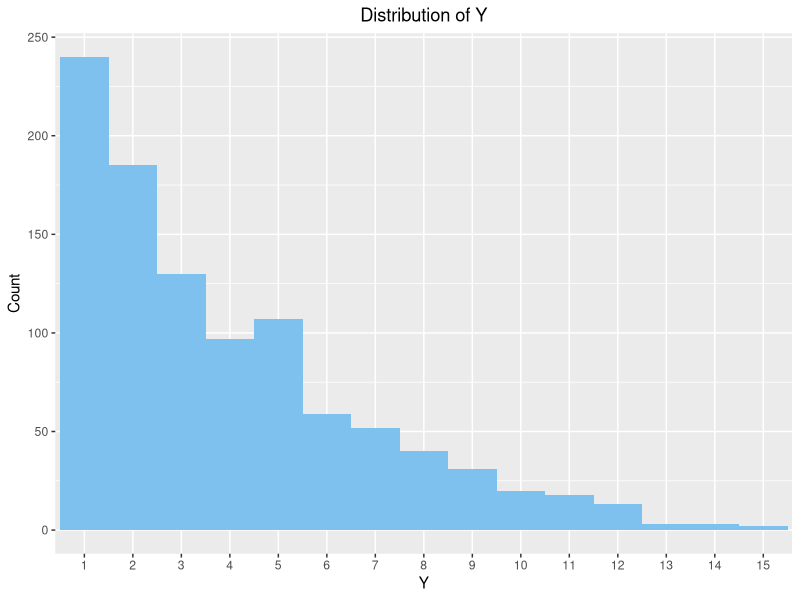

This chart was generated by the following R code:
## ---- chunk 1
knitr::opts_chunk$set(
	echo = TRUE,
	message = FALSE,
	warning = FALSE
)
## ---- chunk 2
library(ggplot2)
n <- 1000
k <- 20
Y <- c()
for (i in 1:n){
  Xn <- sample(1:k, 5, TRUE)
  Y <- c(Y, min(Xn))
}
ggplot(data.frame(table(Y)), aes(Y, Freq)) + 
  geom_bar(stat = "identity", fill = "skyblue2", width = 1) +
  ylab("Count") + 
  ggtitle("Distribution of Y") +
  theme(plot.title = element_text(hjust = 0.5)) 
## ---- chunk 3
# by using regular
prob_succ <- 1/10
prob_fail <- 1 - prob_succ
n <- 8

expected_value_geom <- 1 / prob_succ
cat("Expected value:", expected_value_geom,'\n')

variance_geom <- (1 - prob_succ) / (prob_succ ^ 2)
sd_geom <- sqrt(variance_geom)
cat("Standard deviation:", sd_geom, '\n')

#By hand P(X<=8) = P(X=0)+P(X=1)+....+P(X=7)+P(X=8)
i <- 1
Y <- c()
while (i <= 9 )
  {
  pg <-  (prob_succ) * (prob_fail ^ (i-1))
  Y <- c(Y, pg)
  i <- i + 1
}
cat("The probability that the machine will fail after 8 years is :", 1 - sum(Y), '\n')

# by using geometric distibution function, x > 8
pgeom(8, prob_succ, lower.tail = FALSE)
## ---- chunk 4
# by hand
prob_succ <- 1/10
expected_value_expo <- 1 / prob_succ
cat("Expected value:", expected_value_expo, '\n')

lamda <- 1 / expected_value_expo
variance_expo <- 1 / (lamda ^ 2)
sd_expo <- sqrt(variance_expo)
cat("Standard deviation:", sd_expo, '\n')

# P (x<=8) = e ^ (- lambda* x)
prob_expo <-  exp(- lamda * 8 )
cat("Probability that the machine will fail after 8 years:",  prob_expo, '\n')

# by using exponential distibution function, x > 8
pexp(8, 0.1, lower.tail = FALSE)
## ---- chunk 5
# by hand
prob_succ <- 1/10
prob_fail <- 1 - prob_succ

expected_value_binom <- 8 * prob_succ
cat("Expected value:", expected_value_binom, '\n')

sd_binom <- sqrt(8 * prob_succ*(1 - prob_succ))
cat("Standard deviation:", sd_binom, '\n')

# P(x) = C(n,k) * (p ^ k) (1 - p ^ (n-k)) 
prob_binom <-  choose(8,0) * (prob_succ ^ 0) * (prob_fail ^ (8 - 0))
cat("Probability that the machine will fail after 8 years:",  prob_binom, '\n')

# by using binomial distibution function, x > 8
pbinom(0,8, 0.1, lower.tail = TRUE)
## ---- chunk 6
# by hand
prob_succ <- 1/10
prob_fail <- 1 - prob_succ

expected_value_poiss <- 8 * prob_succ
cat("Expected value:", expected_value_poiss, '\n')

lamda <- expected_value_poiss
variance_poiss <- lamda

sd_poiss <- sqrt(variance_poiss)
cat("Standard deviation:", sd_poiss, '\n')

# P(x) = lambda ^ x * e ^ (- lambda) / n!
prob_poiss <-  ((lamda ^ 0) * exp(-lamda) ) / factorial(0)
cat("Probability that the machine will fail after 8 years:",  prob_poiss, '\n')

# by using Poisson function, x > 8
ppois(0, expected_value_poiss)
